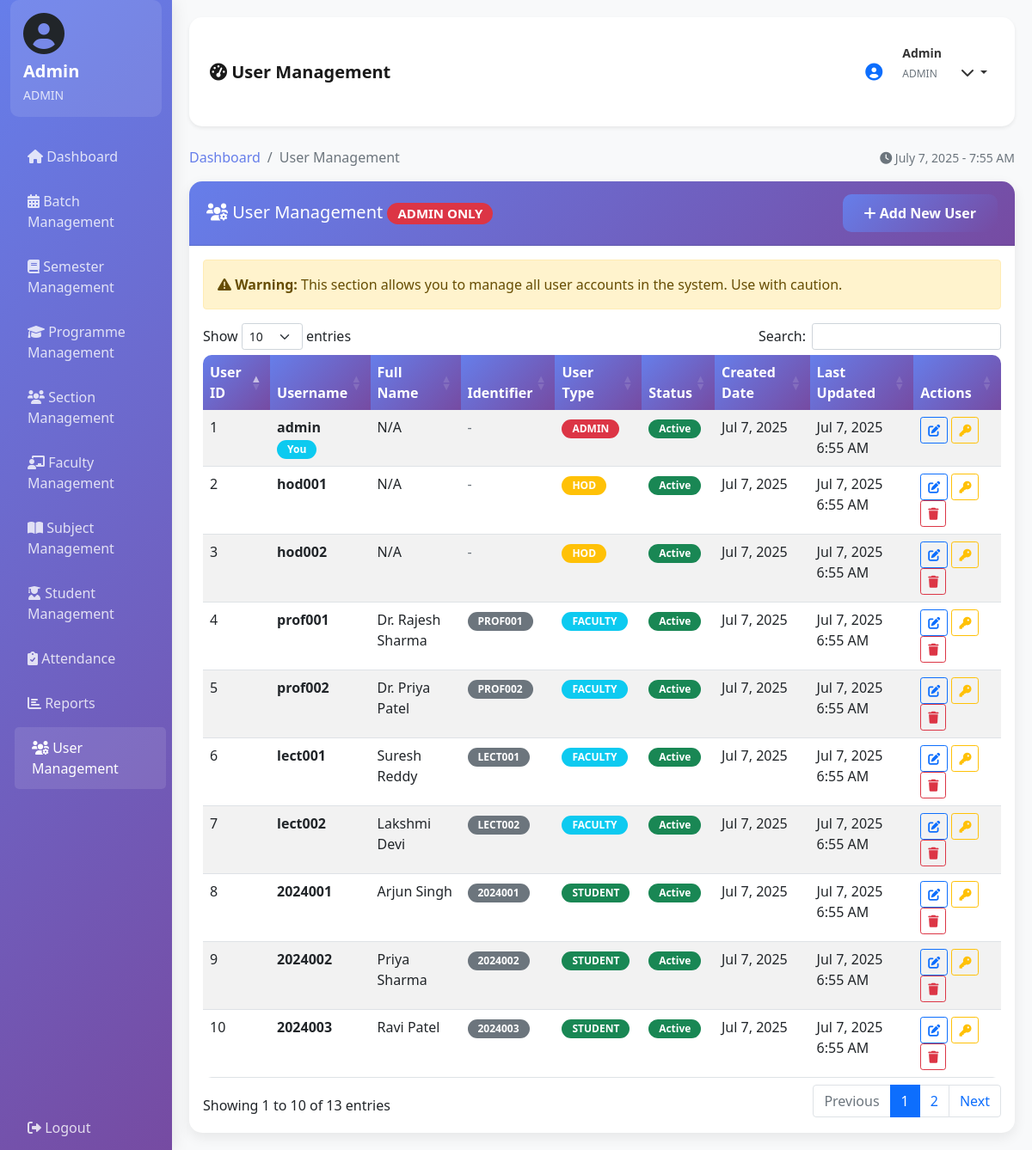
Page /dashboard.php?page=user_management (signed in) on the committed database.
### tables this page shows
CREATE TABLE users (
    user_id INT PRIMARY KEY AUTO_INCREMENT,
    username VARCHAR(50) UNIQUE NOT NULL,
    password VARCHAR(255) NOT NULL,
    user_type ENUM('student', 'faculty', 'hod', 'admin') NOT NULL,
    status ENUM('active', 'inactive') DEFAULT 'active',
    created_at TIMESTAMP DEFAULT CURRENT_TIMESTAMP,
    updated_at TIMESTAMP DEFAULT CURRENT_TIMESTAMP ON UPDATE CURRENT_TIMESTAMP
);

### user_management.php (the view, shortened to what this page needs)
<?php
global $conn;
$stmt = mysqli_prepare($conn, "SELECT u.*,
                              CASE
                                WHEN u.user_type = 'student' THEN (SELECT CONCAT(s.first_name, ' ', s.last_name) FROM students s WHERE s.user_id = u.user_id)
                                WHEN u.user_type = 'faculty' THEN (SELECT CONCAT(f.first_name, ' ', f.last_name) FROM faculty f WHERE f.user_id = u.user_id)
                                ELSE NULL
                              END as full_name,
                              CASE
                                WHEN u.user_type = 'student' THEN (SELECT s.admission_number FROM students s WHERE s.user_id = u.user_id)
                                WHEN u.user_type = 'faculty' THEN (SELECT f.employee_id FROM faculty f WHERE f.user_id = u.user_id)
                                ELSE NULL
                              END as identifier
                              FROM users u
                              ORDER BY u.user_type, u.username");
mysqli_stmt_execute($stmt);
$users = mysqli_stmt_get_result($stmt);
?>
<div class="row">
    <div class="col-md-12">
        <div class="card">
            <div class="card-header d-flex justify-content-between align-items-center">
                <h5 class="mb-0"><i class="fas fa-users-cog"></i> User Management <span class="badge bg-danger">ADMIN ONLY</span></h5>
                <button type="button" class="btn btn-primary" data-bs-toggle="modal" data-bs-target="#addUserModal">
                    <i class="fas fa-plus"></i> Add New User
                </button>
            </div>
            <div class="card-body">
                <div class="alert alert-warning">
                    <i class="fas fa-exclamation-triangle"></i>
                    <strong>Warning:</strong> This section allows you to manage all user accounts in the system. Use with caution.
                </div>
                <div class="table-responsive">
                    <table class="table table-striped data-table">
                        <thead>
                            <tr>
                                <th>User ID</th>
                                <th>Username</th>
                                <th>Full Name</th>
                                <th>Identifier</th>
                                <th>User Type</th>
                                <th>Status</th>
                                <th>Created Date</th>
                                <th>Last Updated</th>
                                <th>Actions</th>
                            </tr>
                        </thead>
                        <tbody>
                            <?php while ($user = mysqli_fetch_assoc($users)): ?>
                            <tr>
                                <td><?php echo $user['user_id']; ?></td>
                                <td>
                                    <strong><?php echo htmlspecialchars($user['username']); ?></strong>
                                    <?php if ($user['user_id'] == $_SESSION['user_id']): ?>
                                        <span class="badge bg-info">You</span>
                                    <?php endif; ?>
                                </td>
                                <td><?php echo htmlspecialchars($user['full_name'] ?: 'N/A'); ?></td>
                                <td>
                                    <?php if ($user['identifier']): ?>
                                        <span class="badge bg-secondary"><?php echo htmlspecialchars($user['identifier']); ?></span>
                                    <?php else: ?>
                                        <span class="text-muted">-</span>
                                    <?php endif; ?>
                                </td>
                                <td>
                                    <span class="badge
                                        <?php
                                            switch($user['user_type']) {
                                                case 'admin': echo 'bg-danger'; break;
                                                case 'hod': echo 'bg-warning'; break;
                                                case 'faculty': echo 'bg-info'; break;
                                                case 'student': echo 'bg-success'; break;
                                            }
                                        ?>">
                                        <?php echo strtoupper($user['user_type']); ?>
                                    </span>
                                </td>
                                <td>
                                    <span class="badge <?php echo $user['status'] == 'active' ? 'bg-success' : 'bg-secondary'; ?>">
                                        <?php echo ucfirst($user['status']); ?>
                                    </span>
                                </td>
                                <td><?php echo date('M j, Y', strtotime($user['created_at'])); ?></td>
                                <td><?php echo date('M j, Y g:i A', strtotime($user['updated_at'])); ?></td>
                                <td>
                                    <button type="button" class="btn btn-sm btn-outline-primary"
                                            onclick="editUser(<?php echo htmlspecialchars(json_encode($user)); ?>)">
                                        <i class="fas fa-edit"></i>
                                    </button>
                                    <button type="button" class="btn btn-sm btn-outline-warning"
                                            onclick="resetPassword(<?php echo $user['user_id']; ?>, '<?php echo htmlspecialchars($user['username']); ?>')">
                                        <i class="fas fa-key"></i>
                                    </button>
                                    <?php if ($user['user_id'] != $_SESSION['user_id']): ?>
                                    <button type="button" class="btn btn-sm btn-outline-danger"
                                            onclick="deleteUser(<?php echo $user['user_id']; ?>, '<?php echo htmlspecialchars($user['username']); ?>')">
                                        <i class="fas fa-trash"></i>
                                    </button>
                                    <?php endif; ?>
                                </td>
                            </tr>
                            <?php endwhile; ?>
                        </tbody>
                    </table>
                </div>
            </div>
        </div>
    </div>
</div>

### dashboard.php (style rules this page uses)
body { background-color: #f8f9fa; font-family: 'Segoe UI', Tahoma, Geneva, Verdana, sans-serif; }
.card { border: none; border-radius: 15px; box-shadow: 0 5px 15px rgba(0, 0, 0, 0.08); transition: transform 0.3s ease; }
.card-header { background: linear-gradient(135deg, #667eea 0%, #764ba2 100%); color: white; border-radius: 15px 15px 0 0 !important; padding: 15px 20px; }
.btn-primary { background: linear-gradient(135deg, #667eea 0%, #764ba2 100%); border: none; border-radius: 10px; padding: 10px 25px; font-weight: 600; transition: all 0.3s ease; }
.table { border-radius: 10px; overflow: hidden; background: white; }
.table thead th { background: linear-gradient(135deg, #667eea 0%, #764ba2 100%); color: white; border: none; font-weight: 600; }
.badge { border-radius: 20px; padding: 5px 12px; }

### rows in the picture
users: user_id "8", username "2024001", full_name "Arjun Singh", identifier "2024001", user_type "STUDENT", status "Active", created_at "Jul 7, 2025", updated_at "Jul 7, 2025 6:55 AM"
users: user_id "9", username "2024002", full_name "Priya Sharma", identifier "2024002", user_type "STUDENT", status "Active", created_at "Jul 7, 2025", updated_at "Jul 7, 2025 6:55 AM"
users: user_id "10", username "2024003", full_name "Ravi Patel", identifier "2024003", user_type "STUDENT", status "Active", created_at "Jul 7, 2025", updated_at "Jul 7, 2025 6:55 AM"
users: user_id "6", username "lect001", full_name "Suresh Reddy", identifier "LECT001", user_type "FACULTY", status "Active", created_at "Jul 7, 2025", updated_at "Jul 7, 2025 6:55 AM"
users: user_id "7", username "lect002", full_name "Lakshmi Devi", identifier "LECT002", user_type "FACULTY", status "Active", created_at "Jul 7, 2025", updated_at "Jul 7, 2025 6:55 AM"
users: user_id "4", username "prof001", full_name "Dr. Rajesh Sharma", identifier "PROF001", user_type "FACULTY", status "Active", created_at "Jul 7, 2025", updated_at "Jul 7, 2025 6:55 AM"
users: user_id "5", username "prof002", full_name "Dr. Priya Patel", identifier "PROF002", user_type "FACULTY", status "Active", created_at "Jul 7, 2025", updated_at "Jul 7, 2025 6:55 AM"
users: user_id "2", username "hod001", full_name "N/A", user_type "HOD", status "Active", created_at "Jul 7, 2025", updated_at "Jul 7, 2025 6:55 AM"
users: user_id "3", username "hod002", full_name "N/A", user_type "HOD", status "Active", created_at "Jul 7, 2025", updated_at "Jul 7, 2025 6:55 AM"
users: user_id "1", username "admin", shows "You", full_name "N/A", user_type "ADMIN", status "Active", created_at "Jul 7, 2025", updated_at "Jul 7, 2025 6:55 AM"

### other values in the picture
$username "Admin"
$user_type "ADMIN"
str_replace('_', ' ', $current_page) "User Management"
